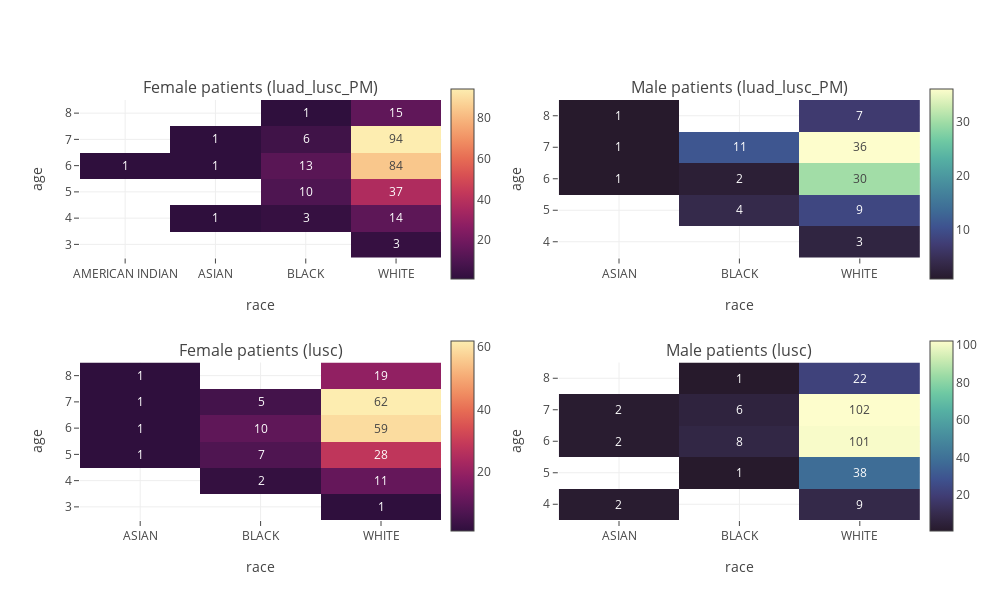

The cell this chart's notebook holds for it:
### Code cell
# Build the subplot
fig = make_subplots(2, 2, horizontal_spacing = 0.14,
                    subplot_titles=(f'Female patients ({c1})', f'Male patients ({c1})', f'Female patients ({c2})', f'Male patients ({c2})'))

# Add the heatmaps
fig.add_trace(go.Heatmap(x = p1_f.columns, y = p1_f.index, z = p1_f, coloraxis = 'coloraxis', texttemplate = '%{z}'), 1, 1)
fig.add_trace(go.Heatmap(x = p1_m.columns, y = p1_m.index, z = p1_m, coloraxis = 'coloraxis2', texttemplate = '%{z}'), 1, 2)
fig.add_trace(go.Heatmap(x = p2_f.columns, y = p2_f.index, z = p2_f, coloraxis = 'coloraxis3', texttemplate = '%{z}'), 2, 1)
fig.add_trace(go.Heatmap(x = p2_m.columns, y = p2_m.index, z = p2_m, coloraxis = 'coloraxis4', texttemplate = '%{z}'), 2, 2)

# Update the figures
fig.update_layout(height = 600, width = 1000,
                  template = 'none',
                  yaxis = {"title": 'age'},
                  yaxis2 = {"title": 'age'},
                  yaxis3 = {"title": 'age'},
                  yaxis4 = {"title": 'age'},
                  xaxis = {"title": 'race'},
                  xaxis2 = {"title": 'race'},
                  xaxis3 = {"title": 'race'},
                  xaxis4 = {"title": 'race'},
                  coloraxis = dict(colorscale='matter_r', colorbar_x=0.43, colorbar_y=0.8, colorbar_len = 0.5, colorbar_thickness=23),
                  coloraxis2 = dict(colorscale='deep_r', colorbar_x=1, colorbar_y=0.8, colorbar_len = 0.5, colorbar_thickness=23),
                  coloraxis3 = dict(colorscale='matter_r', colorbar_x=0.43, colorbar_y=0.2, colorbar_len = 0.5, colorbar_thickness=23),
                  coloraxis4 = dict(colorscale='deep_r', colorbar_x=1, colorbar_y=0.2, colorbar_len = 0.5, colorbar_thickness=23))
fig.update_layout(yaxis=dict(tickvals=[2, 3, 4, 5, 6, 7, 8, 9]),
                  yaxis2=dict(tickvals=[2, 3, 4, 5, 6, 7, 8, 9]),
                  yaxis3=dict(tickvals=[2, 3, 4, 5, 6, 7, 8, 9]),
                  yaxis4=dict(tickvals=[2, 3, 4, 5, 6, 7, 8, 9]))
fig.write_image("images/eda_3.eps")
fig.show()

### Figure 1 — Plotly figure (JSON) as saved in the notebook; plotly's stock layout.template omitted (floating-point values rounded to 4 significant figures)
{"data": [{"coloraxis": "coloraxis", "texttemplate": "%{z}", "type": "heatmap", "x": ["AMERICAN INDIAN", "ASIAN", "BLACK", "WHITE"], "xaxis": "x", "y": ["3", "4", "5", "6", "7", "8"], "yaxis": "y", "z": [[null, null, null, 3], [null, 1, 3, 14], [null, null, 10, 37], [1, 1, 13, 84], [null, 1, 6, 94], [null, null, 1, 15]]}, {"coloraxis": "coloraxis2", "texttemplate": "%{z}", "type": "heatmap", "x": ["ASIAN", "BLACK", "WHITE"], "xaxis": "x2", "y": ["4", "5", "6", "7", "8"], "yaxis": "y2", "z": [[null, null, 3], [null, 4, 9], [1, 2, 30], [1, 11, 36], [1, null, 7]]}, {"coloraxis": "coloraxis3", "texttemplate": "%{z}", "type": "heatmap", "x": ["ASIAN", "BLACK", "WHITE"], "xaxis": "x3", "y": ["3", "4", "5", "6", "7", "8"], "yaxis": "y3", "z": [[null, null, 1], [null, 2, 11], [1, 7, 28], [1, 10, 59], [1, 5, 62], [1, null, 19]]}, {"coloraxis": "coloraxis4", "texttemplate": "%{z}", "type": "heatmap", "x": ["ASIAN", "BLACK", "WHITE"], "xaxis": "x4", "y": ["4", "5", "6", "7", "8"], "yaxis": "y4", "z": [[2, null, 9], [null, 1, 38], [2, 8, 101], [2, 6, 102], [null, 1, 22]]}], "layout": {"annotations": [{"font": {"size": 16}, "showarrow": false, "text": "Female patients (luad_lusc_PM)", "x": 0.215, "xanchor": "center", "xref": "paper", "y": 1, "yanchor": "bottom", "yref": "paper"}, {"font": {"size": 16}, "showarrow": false, "text": "Male patients (luad_lusc_PM)", "x": 0.785, "xanchor": "center", "xref": "paper", "y": 1, "yanchor": "bottom", "yref": "paper"}, {"font": {"size": 16}, "showarrow": false, "text": "Female patients (lusc)", "x": 0.215, "xanchor": "center", "xref": "paper", "y": 0.375, "yanchor": "bottom", "yref": "paper"}, {"font": {"size": 16}, "showarrow": false, "text": "Male patients (lusc)", "x": 0.785, "xanchor": "center", "xref": "paper", "y": 0.375, "yanchor": "bottom", "yref": "paper"}], "coloraxis": {"colorbar": {"len": 0.5, "thickness": 23, "x": 0.43, "y": 0.8}, "colorscale": [[0, "rgb(47, 15, 61)"], [0.09091, "rgb(76, 21, 80)"], [0.1818, "rgb(107, 24, 93)"], [0.2727, "rgb(138, 29, 99)"], [0.3636, "rgb(168, 40, 96)"], [0.4545, "rgb(195, 56, 90)"], [0.5455, "rgb(216, 80, 83)"], [0.6364, "rgb(231, 109, 84)"], [0.7273, "rgb(240, 142, 98)"], [0.8182, "rgb(246, 173, 119)"], [0.9091, "rgb(250, 205, 145)"], [1, "rgb(253, 237, 176)"]]}, "coloraxis2": {"colorbar": {"len": 0.5, "thickness": 23, "x": 1, "y": 0.8}, "colorscale": [[0, "rgb(39, 26, 44)"], [0.09091, "rgb(54, 43, 77)"], [0.1818, "rgb(64, 60, 115)"], [0.2727, "rgb(62, 82, 143)"], [0.3636, "rgb(62, 108, 150)"], [0.4545, "rgb(68, 130, 155)"], [0.5455, "rgb(76, 153, 160)"], [0.6364, "rgb(86, 177, 163)"], [0.7273, "rgb(111, 201, 163)"], [0.8182, "rgb(156, 219, 165)"], [0.9091, "rgb(206, 236, 179)"], [1, "rgb(253, 253, 204)"]]}, "coloraxis3": {"colorbar": {"len": 0.5, "thickness": 23, "x": 0.43, "y": 0.2}, "colorscale": [[0, "rgb(47, 15, 61)"], [0.09091, "rgb(76, 21, 80)"], [0.1818, "rgb(107, 24, 93)"], [0.2727, "rgb(138, 29, 99)"], [0.3636, "rgb(168, 40, 96)"], [0.4545, "rgb(195, 56, 90)"], [0.5455, "rgb(216, 80, 83)"], [0.6364, "rgb(231, 109, 84)"], [0.7273, "rgb(240, 142, 98)"], [0.8182, "rgb(246, 173, 119)"], [0.9091, "rgb(250, 205, 145)"], [1, "rgb(253, 237, 176)"]]}, "coloraxis4": {"colorbar": {"len": 0.5, "thickness": 23, "x": 1, "y": 0.2}, "colorscale": [[0, "rgb(39, 26, 44)"], [0.09091, "rgb(54, 43, 77)"], [0.1818, "rgb(64, 60, 115)"], [0.2727, "rgb(62, 82, 143)"], [0.3636, "rgb(62, 108, 150)"], [0.4545, "rgb(68, 130, 155)"], [0.5455, "rgb(76, 153, 160)"], [0.6364, "rgb(86, 177, 163)"], [0.7273, "rgb(111, 201, 163)"], [0.8182, "rgb(156, 219, 165)"], [0.9091, "rgb(206, 236, 179)"], [1, "rgb(253, 253, 204)"]]}, "height": 600, "width": 1000, "xaxis": {"anchor": "y", "domain": [0, 0.43], "title": {"text": "race"}}, "xaxis2": {"anchor": "y2", "domain": [0.57, 1], "title": {"text": "race"}}, "xaxis3": {"anchor": "y3", "domain": [0, 0.43], "title": {"text": "race"}}, "xaxis4": {"anchor": "y4", "domain": [0.57, 1], "title": {"text": "race"}}, "yaxis": {"anchor": "x", "domain": [0.625, 1], "tickvals": [2, 3, 4, 5, 6, 7, 8, 9], "title": {"text": "age"}}, "yaxis2": {"anchor": "x2", "domain": [0.625, 1], "tickvals": [2, 3, 4, 5, 6, 7, 8, 9], "title": {"text": "age"}}, "yaxis3": {"anchor": "x3", "domain": [0, 0.375], "tickvals": [2, 3, 4, 5, 6, 7, 8, 9], "title": {"text": "age"}}, "yaxis4": {"anchor": "x4", "domain": [0, 0.375], "tickvals": [2, 3, 4, 5, 6, 7, 8, 9], "title": {"text": "age"}}}}
